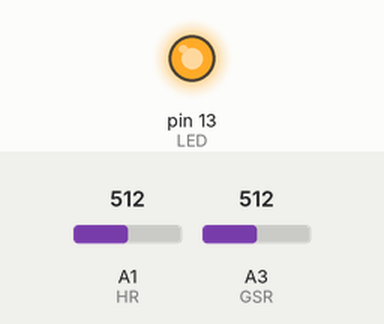
Recording of a sketch running on a simulated Arduino Uno, built with avr-gcc and run on an emulated ATmega328P. On the bench: output pins drawn as LEDs (lit = HIGH). Inputs (shaded band) come from the test bench; at power-on: A1 (HR) = 512, A3 (GSR) = 512.

Above: at 1.2 s.
1.3 s: A1 (HR) set to 492
At 2.5 s:
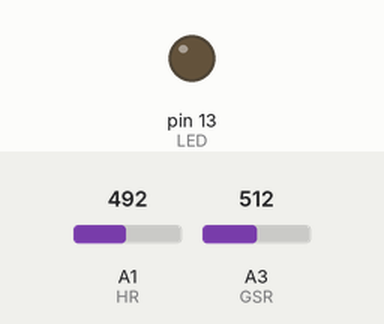
2.8 s: A1 (HR) set to 511
At 3.4 s:
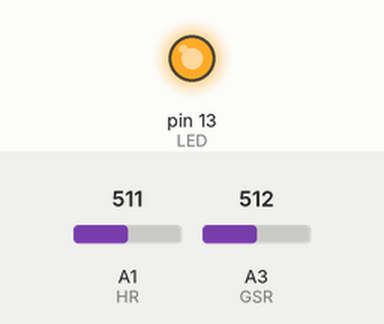
4.3 s: A1 (HR) set to 306
At 4.6 s:
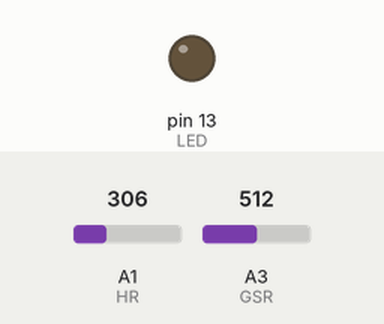
Timing chart, 0 to 7.3 s (numbered marks = the images above; inputs shaded):
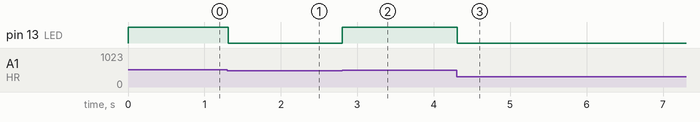

The sketch:

slave.ino
```cpp
#include <Wire.h>

const int HR = 1;        //Analog-pin(HR)
const int GSR = 3;       //Analog-pin(GSR)
const int LED = 13;

const int THREAD = 500 ;

int hr = 0;         //sensor-value(HR)
int gsr = 0;        //sensor-value(GSR)

const byte H = 'H';
const byte G = 'G';
byte hr1 = 0;
byte hr2 = 0;
byte gsr1 = 0;
byte gsr2 = 0;

void setup() {
  Serial.begin(9600);
  pinMode(LED, OUTPUT);
  digitalWrite(LED, LOW);
  Wire.begin(8);
  Wire.onRequest(sendByte);
}

void loop() {
  hr = analogRead(HR);
  gsr = analogRead(GSR);
  if(hr > THREAD){
    digitalWrite(LED, HIGH);
  }
  else{
    digitalWrite(LED, LOW);
  }

  delay(10);
}

void sendByte(){
  hr1 = lowByte(hr);
  hr2 = highByte(hr);
  gsr1 = lowByte(gsr);
  gsr2 = highByte(gsr);

  byte arr[6] = {H, hr1, hr2, G, gsr1, gsr2};
  Wire.write(arr, 6);
}
```

Measured:
- the behaviour switches between 501 and 500 on A1 (HR) (found by bisection; images 0 and 1)
- after the input at 1.3 s, pin 13 (LED): HIGH → LOW at once
- after the input at 2.8 s, pin 13 (LED): LOW → HIGH at once
- after the input at 4.3 s, pin 13 (LED): HIGH → LOW at once
